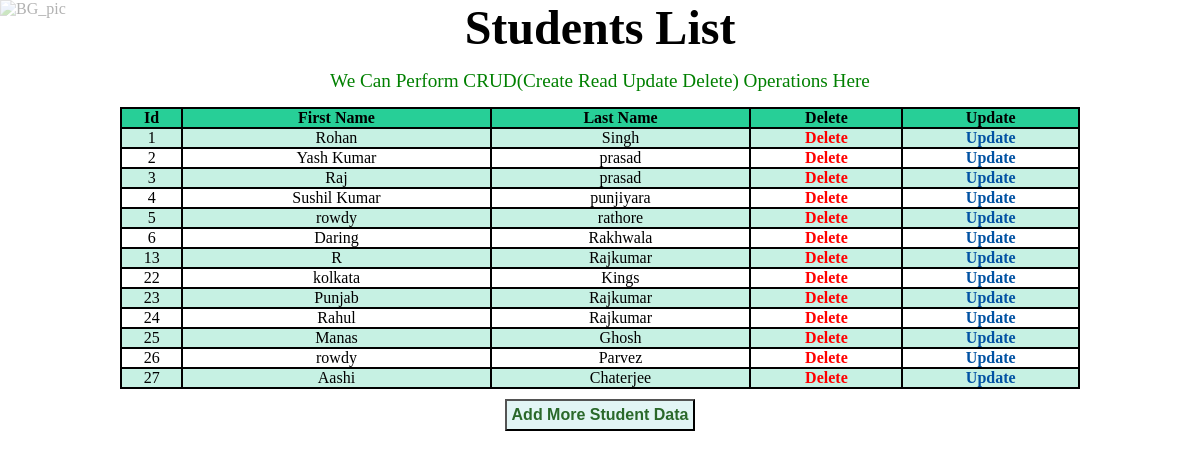
The page / on the database its author committed.
### operations/models.py (models this page shows, shortened)
class Students(models.Model):
    firstname = models.CharField(max_length=50)
    lastname = models.CharField(max_length=50)

### operations/views.py (the view)
# urls.py: path('',views.index,name='index'),
def index(request):
    student = Students.objects.all().values()
    params = { 'student': student}
    return render(request,'index.html',params)

### templates/index.html (shortened to what this page needs)
{% load static %}
<!DOCTYPE html>
<html lang="en">
<head>
    <link rel="stylesheet" href={%static "css/index.css"%}>
</head>
<body>
    <div class="container">
        <h1>Students List</h1>
        <p>We Can Perform CRUD(Create Read Update Delete) Operations Here</p>
        <table>
            <tr>
                <th>Id</th>
                <th>First Name</th>
                <th>Last Name</th>
                <th>Delete</th>
                <th>Update</th>
            </tr>
            {% for x in student %}
            <tr>
                <td>{{x.id}}</td>
                <td>{{x.firstname}}</td>
                <td>{{x.lastname}}</td>
                <td><a href="delete/{{x.id}}" class="delete">Delete</a></td>
                <td><a href="update/{{x.id}}" class="update">Update</a></td>
            </tr>
            {% endfor %}
        </table>
        <button class="btn"><a href="add/">Add More Student Data</a></button>
    </div>
</body>
</html>

### static/css/index.css (style rules this page uses)
* { margin: 0px; padding: 0px; box-sizing: border-box; }
h1 { font-size: 3rem; }
p { font-size: 1.2rem; margin: 15px 10px; color: green; text-align: center; }
.container { width: 100%; height: auto; display: flex; flex-direction: column; align-items: center; justify-content: center; }
table { width: 80%; min-width: 200px; height: auto; text-align: center; border: 2px solid black; border-collapse: collapse; border-radius: 5px; }
tr,th,td { border: 2px solid black; }
tr:nth-child(even) { background-color: rgb(198, 241, 227); }
th { background-color: rgb(39, 207, 151); }
a { text-decoration: none; }
.delete { font-weight: bold; color: red; }
.update { font-weight: bold; color: rgb(1, 82, 163); }
.btn { margin: 10px auto; width: auto; height: auto; padding: 5px 5px; background-color: rgb(226, 245, 245); font-size: 1rem; font-weight: bolder; }
.btn,a { color: rgb(42, 104, 42); }

### rows shown on the page
Students: id "1", firstname "Rohan", lastname "Singh"
Students: id "2", firstname "Yash Kumar", lastname "prasad"
Students: id "3", firstname "Raj", lastname "prasad"
Students: id "4", firstname "Sushil Kumar", lastname "punjiyara"
Students: id "5", firstname "rowdy", lastname "rathore"
Students: id "6", firstname "Daring", lastname "Rakhwala"
Students: id "13", firstname "R", lastname "Rajkumar"
Students: id "22", firstname "kolkata", lastname "Kings"
Students: id "23", firstname "Punjab", lastname "Rajkumar"
Students: id "24", firstname "Rahul", lastname "Rajkumar"
Students: id "25", firstname "Manas", lastname "Ghosh"
Students: id "26", firstname "rowdy", lastname "Parvez"
Students: id "27", firstname "Aashi", lastname "Chaterjee"
